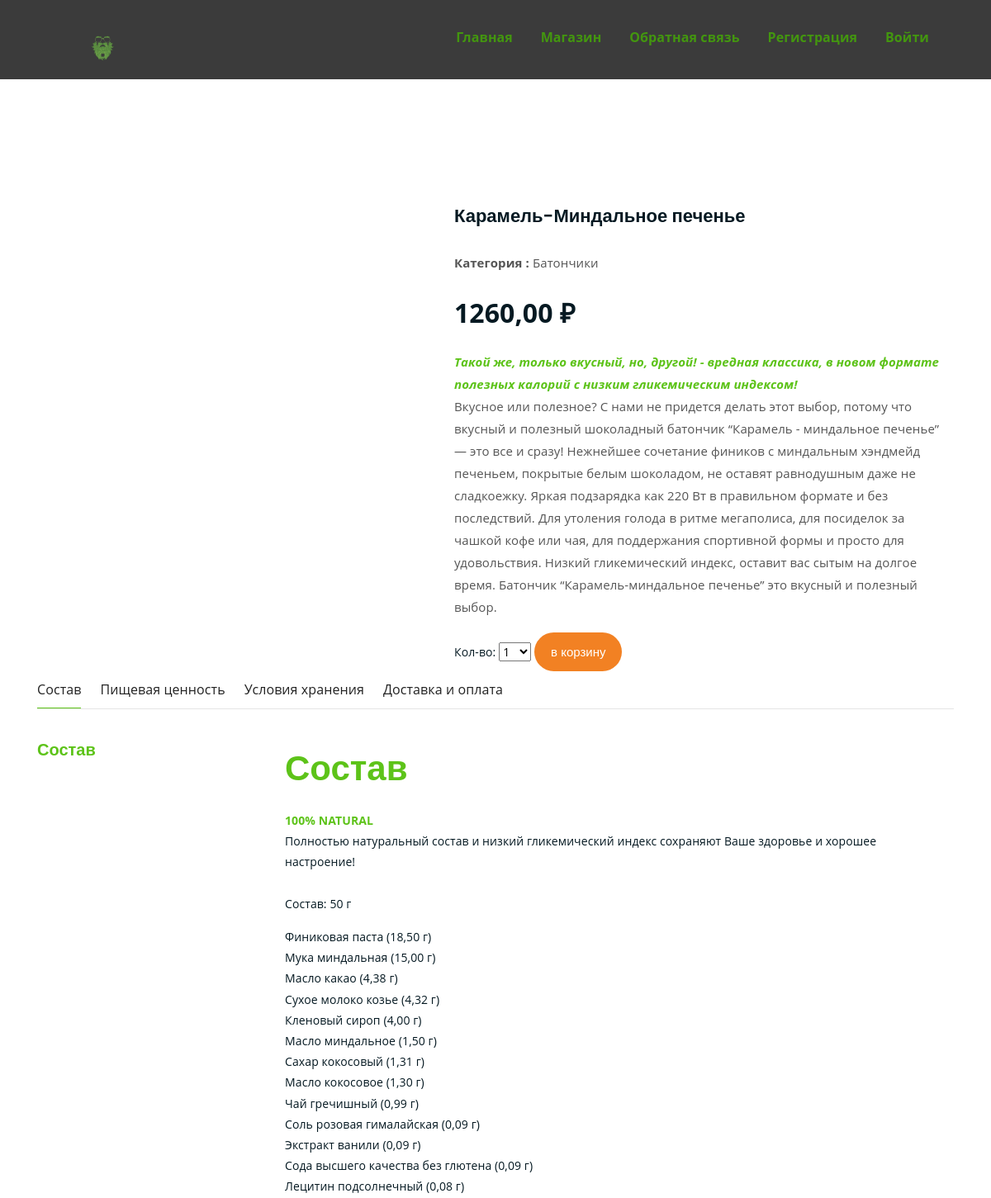
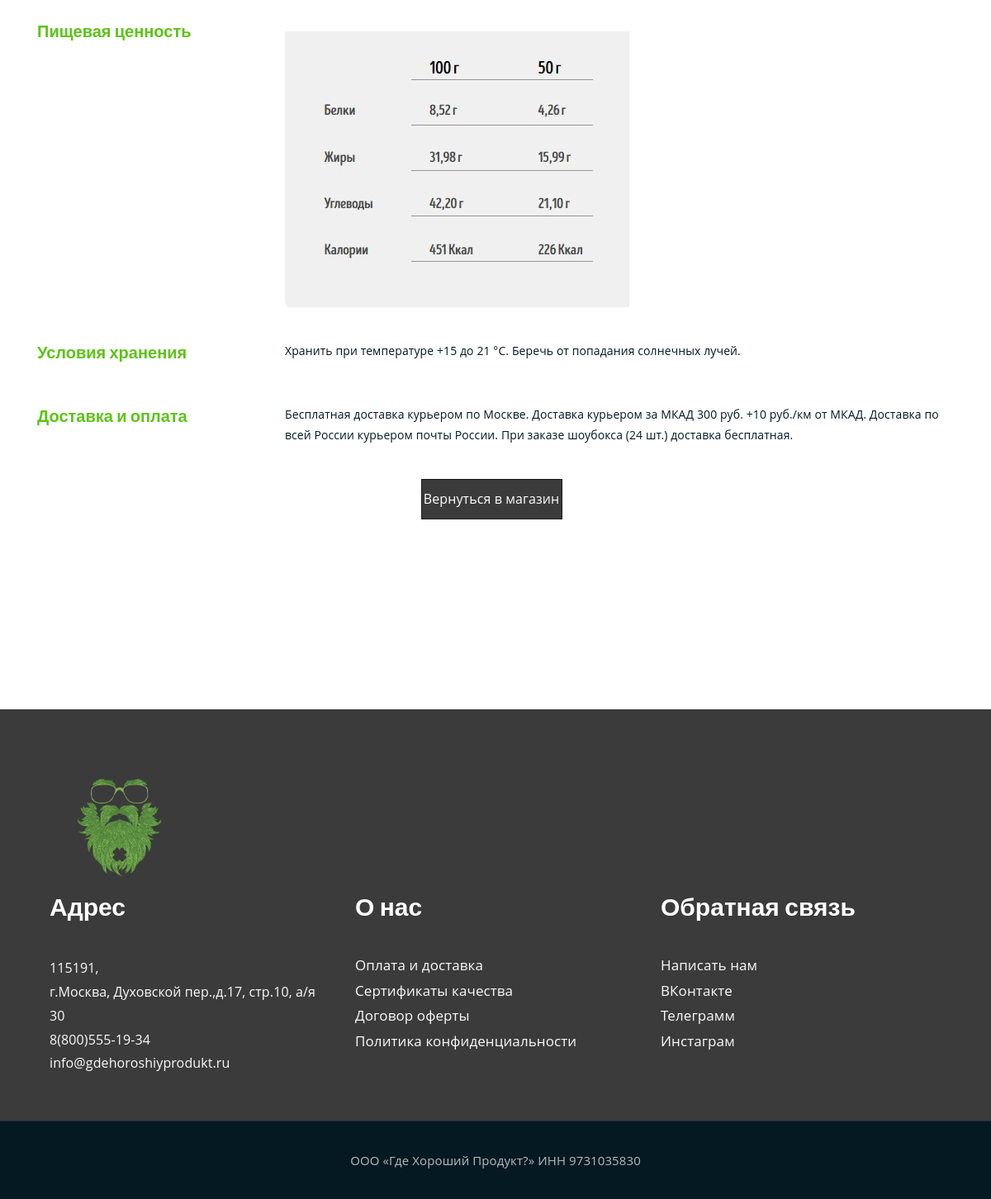
The app's page /4/karamel-mindalnoe-pechene/ with its own data (2 pictures, top to bottom).
### baton/models.py (models this page shows, shortened)
class Product(models.Model):
    title = models.CharField(max_length=100, verbose_name='Название')
    slug = models.SlugField(max_length=100, unique=True, verbose_name='url')
    photo = models.ImageField(verbose_name='Добавить изобращение', blank=True, upload_to='photos/%Y/%m/%d/')
    content = models.TextField(verbose_name='Описание товара',)
    price = models.DecimalField(verbose_name='Стоимость товара', max_digits=10, decimal_places=2)
    structure = models.TextField(verbose_name='Состав')
    value = models.TextField(verbose_name='Пищевая ценность')
    storage = models.CharField(max_length=300, verbose_name='Условия хранения')
    availability = models.BooleanField(default=True, verbose_name='В наличии')
    category = models.ForeignKey(Category, on_delete=models.PROTECT, related_name='products', verbose_name='Категория')
    class Meta:
        ordering = ['title']
        verbose_name = 'Продукт'
        verbose_name_plural = 'Продукты'

class Category(models.Model):
    title = models.CharField(max_length=100, verbose_name='Категория')
    slug = models.SlugField(max_length=100, unique=True, verbose_name='url')
    def __str__(self):
        return self.title
    class Meta:
        ordering = ['title']
        verbose_name = 'Категория(ю)'
        verbose_name_plural = 'Категории'

### baton/views.py (the view)
# urls.py: path('<int:id>/<slug:slug>/', get_product, name='product'),
def get_product(request, id, slug):
    product = get_object_or_404(Product, pk=id, slug=slug, availability=True)
    cart_product_form = CartAddProductForm()
    return render(request, 'baton/single.html', {'product': product,
                                                 'cart_product_form': cart_product_form})

### cart/forms.py
class CartAddProductForm(forms.Form):
    quantity = forms.TypedChoiceField(
        choices=PRODUCT_QUANTITY_CHOICES,
        coerce=int,
        label='Кол-во'
    )
    update = forms.BooleanField(
        required=False,
        initial=False,
        widget=forms.HiddenInput(attrs={'class': 'nice-select'})
    )

### cart/cart.py (called while the page is built)
    def __len__(self):
        return sum(item['quantity'] for item in self.cart.values())

### cart/context_processors.py (called while the page is built)
def cart(request):
    return {'cart': Cart(request)}

### baton/templates/baton/single.html (shortened to what this page needs)
{% extends 'base.html' %}
{% load static %}
{% block content %}
<div class="single-product mt-150 mb-150">
	<div class="container">
		<div class="row">
			<div class="col-md-5">
				<div class="single-product-img">
				</div>
			</div>
			<div class="col-md-7">
				<div class="single-product-content">
					<h3>{{ product.title }}</h3>
					<p><strong>Категория : </strong>{{ product.category }}</p>
					<p class="single-product-pricing">{{ product.price }} ₽</p>
					<p> {{ product.content|safe }}</p>
					<div class="single-product-form">
						<form action="{% url 'cart:cart_add' product.id %}" method="post">
							{{ cart_product_form }}
							<input type="submit" class="cart-btn" value="В корзину">
						</form>
					</div>
				</div>
			</div>
		</div>
	</div>
	<div class="tabs">
		<div id="tabs" class="container">
			<div class="tabs__nav">
				<a href="#tab_1" class="tabs__nav-btn active" data-tab="0">Cостав</a>
				<a href="#tab_2" class="tabs__nav-btn" data-tab="1">Пищевая ценность</a>
				<a href="#tab_3" class="tabs__nav-btn" data-tab="2">Условия хранения</a>
				<a href="#tab_4" class="tabs__nav-btn" data-tab="3">Доставка и оплата </a>
			</div>
			<div class="tabs__content">
				<div class="product-tabs__item row" id="tab_1">
					<h3 class="tabs__item-subtitle col-lg-3">Состав</h3>
					<div class="tabs__item-text col-lg">
						<div class="col-lg  description-product__text show-more-text show-more-text--numenclature">
							<p>{{ product.structure|safe }}</p>
						</div>
					</div>
				</div>
				<div class="product-tabs__item row" id="tab_2">
					<h3 class="tabs__item-subtitle col-lg-3">Пищевая ценность</h3>
					<div class="tabs__item-text col-lg">
						<div class="col-lg  description-product__text show-more-text show-more-text--numenclature">
							<p>{{ product.value|safe }}</p>
						</div>
					</div>
				</div>
				<div class="product-tabs__item row" id="tab_3">
					<h3 class="tabs__item-subtitle col-lg-3">Условия хранения</h3>
					<div class="tabs__item-text col-lg">
						<div class="col-lg  description-product__text show-more-text show-more-text--numenclature">
							<p>{{ product.storage|safe }}</p>
						</div>
					</div>
				</div>
				<div class="product-tabs__item row" id="tab_4">
					<h3 class="tabs__item-subtitle col-lg-3"
						id="item-description">Доставка и оплата</h3>
					<div class="tabs__item-text col-lg">
						<div class="col-lg  description-product__text show-more-text show-more-text--numenclature">
							<p>Бесплатная доставка курьером по Москве.
								Доставка курьером за МКАД 300 руб. +10 руб./км от МКАД.
								Доставка по всей России курьером почты России.
								При заказе шоубокса (24 шт.) доставка бесплатная.</p>
						</div>
					</div>
				</div>
			</div>
		</div>
	</div>
	<div class="more-products mb-150">
		<div class="container">
			<div class="row">
				<div class="col-lg-8 offset-lg-2 text-center">
					<div class="section-title">
						<div class="text-bg">
							<div align="center"><a href="{% url 'shop' %}">Вернуться в магазин</a></div>
						</div>
					</div>
				</div>
			</div>
		</div>
	</div>
</div>
{% endblock %}

### templates/base.html (shortened to what this page needs)
<!DOCTYPE html>
{% load static %}
<html lang="en">
<head>
    <link rel="stylesheet" href="{% static 'css/bootstrap.min.css' %}">
    <link rel="stylesheet" href="{% static 'css/style.css' %}">
    <link rel="stylesheet" href="{% static 'css/responsive.css' %}">
    <link rel="stylesheet" href="{% static 'assets/css/all.min.css' %}">
    <link rel="stylesheet" href="{% static 'assets/css/main.css' %}">
    <link rel="stylesheet" href="{% static 'css/jquery.mCustomScrollbar.min.css' %}">
    <link rel="stylesheet" href="https://netdna.bootstrapcdn.com/font-awesome/4.0.3/css/font-awesome.css">
    <link rel="stylesheet" href="https://cdnjs.cloudflare.com/ajax/libs/fancybox/2.1.5/jquery.fancybox.min.css" media="screen">
</head>
<body class="main-layout">
{% include 'inc/_header.html' %}
{% block content %} {% endblock %}
{% include 'inc/_footer.html' %}
</body>
</html>

### templates/inc/_header.html (shortened to what this page needs)
{% load static %}
<div class="header-top">
    <div class="header">
        <div class="container-fluid">
            <div class="row">
                <div class="col-xl-2 col-lg-4 col-md-4 col-sm-3 col logo_section">
                    <div class="full">
                        <div class="center-desk">
                            <div class="logo">
                                <div class="images_box4">
                                    <figure><a href="{% url 'home' %}"><img
                                            src="{% static 'img/logo2.png' %}"></a></figure>
                                </div>
                            </div>
                        </div>
                    </div>
                </div>
                <div class="col-xl-10 col-lg-8 col-md-8 col-sm-9">
                    <div class="menu-area">
                        <div class="limit-box">
                            <nav class="main-menu ">
                                <ul class="menu-area-main">
                                    <li class="active"><a href="{% url 'home' %}">Главная</a></li>
                                    <li><a href="{% url 'shop' %}">Магазин</a></li>
                                    <li><a href="{% url 'feedback' %}">Обратная связь</a></li>
                                    {% if request.user.is_authenticated %}
                                    <li><a href="{% url 'logout' %}">Выйти</a></li>
                                    {% else %}
                                    <li><a href="{% url 'register' %}">Регистрация</a></li>
                                    <li><a href="{% url 'login' %}">Войти</a></li>
                                    {% endif %}
                                    <li class="cart">
                                        {% with total_items=cart|length %}
                                        {% if cart|length > 0 %}
                                        <a href="{% url 'cart:cart_detail' %}">
                                            В корзине:{{ cart.get_total_price }} ₽
                                        </a>
                                        {% else %}
                                        <a href="{% url 'cart:cart_detail' %}"> </a>
                                        {% endif %}
                                        {% endwith %}
                                    </li>
                                </ul>
                            </nav>
                        </div>
                    </div>
                </div>
            </div>
        </div>
    </div>
</div>

### templates/inc/_footer.html (shortened to what this page needs)
{% load static %}
<footer>
  <div class="footer ">
    <div class="container">
      <div class="row">
        <div class="col-md-12">
          <div class="images_box3">
            <figure><a href="{% url 'home' %}"><img src="{% static 'img/logo2.png' %}"></a></figure>
          </div>
          <div class="col-xl-12 col-lg-12 col-md-12 col-sm-12 ">
            <div class="row">
              <div class="col-xl-4 col-lg-4 col-md-6 col-sm-6 ">
                <div class="address">
                  <h3>Адрес </h3>
                  <ul class="loca">
                    <li>
                      <a href="#"></a>115191,
                      <br>г.Москва, Духовской пер.,д.17, стр.10, а/я 30
                    </li>
                    <li>
                      <a href="#"></a>8(800)555-19-34
                    </li>
                    <li>
                      <a href="#"></a>info@gdehoroshiyprodukt.ru
                    </li>
                  </ul>
                </div>
              </div>
              <div class="col-lg-4 col-md-6 col-sm-6">
                <div class="address">
                  <h3>О нас</h3>
                  <ul class="Menu_footer">
                    <li><a href="#" class="open-popup">Оплата и доставка</a></li>
                    <li><a href="{% url 'certificate' %}" target="_blank" rel="noopener noreferrer">Сертификаты качества</a></li>
                    <li><a href="{% url 'contract' %}" target="_blank" rel="noopener noreferrer">Договор оферты</a></li>
                    <li><a href="{% url 'privacy_policy' %}" target="_blank" rel="noopener noreferrer">Политика конфиденциальности</a></li>
                  </ul>
                </div>
              </div>
              <div class="col-lg-4 col-md-6 col-sm-6 ">
                <div class="address">
                  <h3>Обратная связь</h3>
                  <ul class="Menu_footer">
                    <li><a href="{% url 'feedback' %}">Написать нам</a></li>
                    <li><a href="#">ВКонтакте</a></li>
                    <li><a href="#">Телеграмм</a></li>
                    <li><a href="#">Инстаграм</a></li>
                    </ul>
                </div>
              </div>
            </div>
          </div>
        </div>
      </div>
    </div>
    <div class="copyright">
      <div class="container">
        <p>ООО «Где Хороший Продукт?» ИНН 9731035830 </p>
      </div>
    </div>
  </div>
</footer>

### hz/static/css/style.css (style rules this page uses)
html { scroll-behavior: smooth; }
body { color: #666666; font-size: 14px; font-family: 'Poppins', sans-serif; line-height: 1.80857; font-weight: normal; overflow-x: hidden; }
a { color: #1f1f1f; text-decoration: none !important; outline: none !important; -webkit-transition: all .3s ease-in-out; -moz-transition: all .3s ease-in-out; -ms-transition: all .3s ease-in-out; -o-transition: all .3s ease-in-out; transition: all .3s ease-in-out; }
h1, h2, h3, h4, h5, h6 { letter-spacing: 0; font-weight: normal; position: relative; padding: 0 0 10px 0; font-weight: normal; line-height: normal; color: #111111; margin: 0 }
h2 { font-size: 22px }
h3 { font-size: 18px }
*, *::after, *::before { -webkit-box-sizing: border-box; -moz-box-sizing: border-box; box-sizing: border-box; }
ul, li, ol { margin: 0px; padding: 0px; list-style: none; }
p { margin: 0px; font-weight: 300; font-size: 15px; line-height: 24px; }
a { color: #222222; text-decoration: none; outline: none !important; }
a, .btn { text-decoration: none !important; outline: none !important; -webkit-transition: all .3s ease-in-out; -moz-transition: all .3s ease-in-out; -ms-transition: all .3s ease-in-out; -o-transition: all .3s ease-in-out; transition: all .3s ease-in-out; }
img { max-width: 100%; height: auto; }
.full { float: left; width: 100%; }
.full { width: 100%; float: left; margin: 0; padding: 0; }
.logo_section { text-align: center; }
.logo { float: left; padding-bottom: 6px; }
nav.main-menu { float: left; margin-left: 0; margin-left: 0; }
.menu-area-main li.active a { color: #43960f; }
.main-menu { text-align: center; }
.main-menu ul { margin: 0; list-style-type: none; }
.main-menu ul>li { display: inline-block; position: relative; }
.main-menu ul>li a { padding: 11px 15px; text-align: center; line-height: 20px; font-size: 16px; display: block; font-weight: 500; color: #000; }
.main-menu ul li:last-child a { padding-right: 0; }
.main-menu ul li:first-child { margin-left: 0; }
.main-menu ul>li { position: inherit; display: inline-block; text-align: left; vertical-align: middle; }
.menu-area { float: right; }
.header { z-index: 999; width: 100%; padding: 20px 30px 0px 30px; background: #3b3b3b; }
.logo a { font-size: 40px; font-weight: bold; text-transform: uppercase; color: #fff; line-height: 40px; }
.text-bg { text-align: left; }
.text-bg a { font-size: 16px; border: #1a1b19 solid 1px; background-color: #3b3b3b; color: #fff; padding: 9px 0px; max-width: 171px; width: 100%; display: inline-block; text-align: center; ; margin-right: 10px; }
.images_box3 figure img { width: 12%; }
.images_box4 figure img { width: 40%; }
.footer { background: #3b3b3b; padding-top: 60px; }
.footer .address h3 { color: #fff; font-size: 30px; line-height: 35px; font-weight: bold; padding-bottom: 20px; }
ul.Menu_footer li { display: block; color: #3e7f21; }
ul.Menu_footer li a { display: block; color: #fcfbfb; font-size: 17px; }
ul.loca li { color: #fcfbfb; display: flex; font-size: 16px; flex-wrap: wrap; }
.copyright { padding: 20px 0px; margin-top: 55px; background-color: #428713; }
.copyright p { color: #fff; font-size: 18px; line-height: 22px; text-align: center; }
.tabs__nav { display: -webkit-box; display: -ms-flexbox; display: flex; overflow-x: auto; overflow-y: hidden; border-bottom: 1px solid #E5E5E5; position: relative; }
.tabs__nav-btn { padding: 8px 0px 8px 0px; font-size: 16px; border: none; outline: none; margin-right: 23px; position: relative; -webkit-appearance: none; }
.tabs__nav-btn.active:before { width: 100%; right: auto; left: 0; }
.tabs__nav-btn::before { content: ''; position: absolute; width: 0; left: auto; background-color: #5dc319; height: 3px; bottom: -2px; -webkit-transition: all .5s linear; -o-transition: all .5s linear; transition: all .5s linear; right: 0; }
.tabs__item-subtitle { font-weight: bold; font-size: 20px; margin-bottom: 10px; color: #5dc319; }
.product-tabs__item { margin-bottom: 25px; }
.tabs__content { padding: 34px 0px 15px; }
.tabs__item-text p { margin-bottom: 15px; }
.open-popup { display: inline-block; color: #fff; text-decoration: none; font-weight: 500; border-radius: 5px; }

### hz/static/css/responsive.css (style rules this page uses)
@media (min-width: 1200px) and (max-width: 1500px) { .logo { padding-bottom: 6px; margin-top: 0px; } }

### records on screen
Product: title "Карамель-Миндальное печенье", category "Батончики", price "1260,00", content "Такой же, только вкусный, но, другой! - вредная классика, в новом формате полезных калорий c низким гликемическим индексом! Вкусное или полезное? С нами не придется делать этот выбор, потому что вкусный и полезный шоколадный батончик “Карамель - миндальное печенье” — это все и сразу! Нежнейшее сочетание фиников с миндальным хэндмейд печеньем, покрытые белым шоколадом, не оставят равнодушным даже не сладкоежку. Яркая подзарядка как 220 Вт в правильном формате и без последствий. Для утоления голода в ритме мегаполиса, для посиделок за чашкой кофе или чая, для поддержания спортивной формы и просто для удовольствия. Низкий гликемический индекс, оставит вас сытым на долгое время. Батончик…", structure "Состав 100% NATURAL Полностью натуральный состав и низкий гликемический индекс сохраняют Ваше здоровье и хорошее настроение! Состав: 50 г Финиковая паста (18,50 г) Мука миндальная (15,00 г) Масло какао (4,38 г) Сухое молоко козье (4,32 г) Кленовый сироп (4,00 г) Масло миндальное (1,50 г) Сахар кокосовый (1,31 г) Масло кокосовое (1,30 г) Чай гречишный (0,99 г) Соль розовая гималайская (0,09 г) Экстракт ванили (0,09 г) Сода высшего качества без глютена (0,09 г) Лецитин подсолнечный (0,08 г)", value (picture), storage "Хранить при температуре +15 до 21 °C. Беречь от попадания солнечных лучей."
